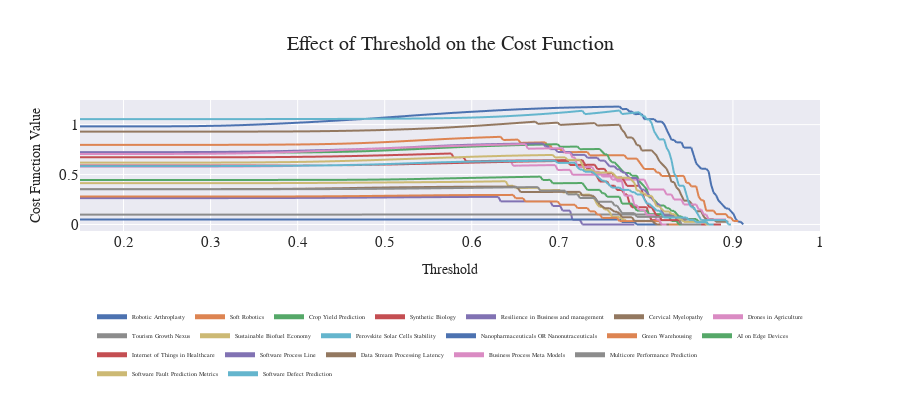

The notebook cell this image was saved under:
### Code cell
# cost function to maximize the number of core publications while minimizing the number of publications
def f_beta(inverse_precision, recall, beta=2):
    return (1 + beta**2) * (inverse_precision * recall) / (beta**2 * inverse_precision + recall)

df_plot["f2"] = f_beta(df_plot["n_total_pubs"] / df_plot["n_pubs"], df_plot["n_core_pubs"] / df_plot["total_core_pubs"])
fig = px.line(df_plot, x="threshold", y="f2", color="topic", hover_data=["n_core_pubs", "n_pubs"],
                labels=dict(cost="Cost", threshold="Threshold"),
                title="Effect of Threshold on the Cost Function")
q = df_plot.loc[df_plot.groupby("topic")["f2"].idxmax()][["topic","threshold", "f2", "n_pubs", "n_total_pubs", "n_core_pubs", "total_core_pubs"]].round(3)
print(f"Average Threshold: {q['threshold'].mean():.3f}")
fig.update_layout(**PLOT_CONFIGS, yaxis_title="Cost Function Value")
fig.show()
# fig.write_image("LitQEval-report/pics/threshold-analysis.pdf")
display(q.set_index("topic"))

### Figure 1 — Plotly figure (JSON) as saved in the notebook; plotly's stock layout.template omitted (floating-point values rounded to 4 significant figures; data arrays with more than 128 entries replaced by an {"elided": "..."} marker saying what was removed)
{"data": [{"customdata": {"elided": "300x2 int values"}, "hovertemplate": "topic=Robotic Arthroplasty<br>Threshold=%{x}<br>f2=%{y}<br>n_core_pubs=%{customdata[0]}<br>n_pubs=%{customdata[1]}<extra></extra>", "legendgroup": "Robotic Arthroplasty", "line": {"color": "rgb(76,114,176)", "dash": "solid"}, "marker": {"symbol": "circle"}, "mode": "lines", "name": "Robotic Arthroplasty", "showlegend": true, "type": "scattergl", "x": {"elided": "300 float values"}, "xaxis": "x", "y": {"elided": "300 float values"}, "yaxis": "y"}, {"customdata": {"elided": "300x2 int values"}, "hovertemplate": "topic=Soft Robotics<br>Threshold=%{x}<br>f2=%{y}<br>n_core_pubs=%{customdata[0]}<br>n_pubs=%{customdata[1]}<extra></extra>", "legendgroup": "Soft Robotics", "line": {"color": "rgb(221,132,82)", "dash": "solid"}, "marker": {"symbol": "circle"}, "mode": "lines", "name": "Soft Robotics", "showlegend": true, "type": "scattergl", "x": {"elided": "300 float values"}, "xaxis": "x", "y": {"elided": "300 float values"}, "yaxis": "y"}, {"customdata": {"elided": "300x2 int values"}, "hovertemplate": "topic=Crop Yield Prediction<br>Threshold=%{x}<br>f2=%{y}<br>n_core_pubs=%{customdata[0]}<br>n_pubs=%{customdata[1]}<extra></extra>", "legendgroup": "Crop Yield Prediction", "line": {"color": "rgb(85,168,104)", "dash": "solid"}, "marker": {"symbol": "circle"}, "mode": "lines", "name": "Crop Yield Prediction", "showlegend": true, "type": "scattergl", "x": {"elided": "300 float values"}, "xaxis": "x", "y": {"elided": "300 float values"}, "yaxis": "y"}, {"customdata": {"elided": "300x2 int values"}, "hovertemplate": "topic=Synthetic Biology<br>Threshold=%{x}<br>f2=%{y}<br>n_core_pubs=%{customdata[0]}<br>n_pubs=%{customdata[1]}<extra></extra>", "legendgroup": "Synthetic Biology", "line": {"color": "rgb(196,78,82)", "dash": "solid"}, "marker": {"symbol": "circle"}, "mode": "lines", "name": "Synthetic Biology", "showlegend": true, "type": "scattergl", "x": {"elided": "300 float values"}, "xaxis": "x", "y": {"elided": "300 float values"}, "yaxis": "y"}, {"customdata": {"elided": "300x2 int values"}, "hovertemplate": "topic=Resilience in Business and management<br>Threshold=%{x}<br>f2=%{y}<br>n_core_pubs=%{customdata[0]}<br>n_pubs=%{customdata[1]}<extra></extra>", "legendgroup": "Resilience in Business and management", "line": {"color": "rgb(129,114,179)", "dash": "solid"}, "marker": {"symbol": "circle"}, "mode": "lines", "name": "Resilience in Business and management", "showlegend": true, "type": "scattergl", "x": {"elided": "300 float values"}, "xaxis": "x", "y": {"elided": "300 float values"}, "yaxis": "y"}, {"customdata": {"elided": "300x2 int values"}, "hovertemplate": "topic=Cervical Myelopathy<br>Threshold=%{x}<br>f2=%{y}<br>n_core_pubs=%{customdata[0]}<br>n_pubs=%{customdata[1]}<extra></extra>", "legendgroup": "Cervical Myelopathy", "line": {"color": "rgb(147,120,96)", "dash": "solid"}, "marker": {"symbol": "circle"}, "mode": "lines", "name": "Cervical Myelopathy", "showlegend": true, "type": "scattergl", "x": {"elided": "300 float values"}, "xaxis": "x", "y": {"elided": "300 float values"}, "yaxis": "y"}, {"customdata": {"elided": "300x2 int values"}, "hovertemplate": "topic=Drones in Agriculture<br>Threshold=%{x}<br>f2=%{y}<br>n_core_pubs=%{customdata[0]}<br>n_pubs=%{customdata[1]}<extra></extra>", "legendgroup": "Drones in Agriculture", "line": {"color": "rgb(218,139,195)", "dash": "solid"}, "marker": {"symbol": "circle"}, "mode": "lines", "name": "Drones in Agriculture", "showlegend": true, "type": "scattergl", "x": {"elided": "300 float values"}, "xaxis": "x", "y": {"elided": "300 float values"}, "yaxis": "y"}, {"customdata": {"elided": "300x2 int values"}, "hovertemplate": "topic=Tourism Growth Nexus<br>Threshold=%{x}<br>f2=%{y}<br>n_core_pubs=%{customdata[0]}<br>n_pubs=%{customdata[1]}<extra></extra>", "legendgroup": "Tourism Growth Nexus", "line": {"color": "rgb(140,140,140)", "dash": "solid"}, "marker": {"symbol": "circle"}, "mode": "lines", "name": "Tourism Growth Nexus", "showlegend": true, "type": "scattergl", "x": {"elided": "300 float values"}, "xaxis": "x", "y": {"elided": "300 float values"}, "yaxis": "y"}, {"customdata": {"elided": "300x2 int values"}, "hovertemplate": "topic=Sustainable Biofuel Economy<br>Threshold=%{x}<br>f2=%{y}<br>n_core_pubs=%{customdata[0]}<br>n_pubs=%{customdata[1]}<extra></extra>", "legendgroup": "Sustainable Biofuel Economy", "line": {"color": "rgb(204,185,116)", "dash": "solid"}, "marker": {"symbol": "circle"}, "mode": "lines", "name": "Sustainable Biofuel Economy", "showlegend": true, "type": "scattergl", "x": {"elided": "300 float values"}, "xaxis": "x", "y": {"elided": "300 float values"}, "yaxis": "y"}, {"customdata": {"elided": "300x2 int values"}, "hovertemplate": "topic=Perovskite Solar Cells Stability<br>Threshold=%{x}<br>f2=%{y}<br>n_core_pubs=%{customdata[0]}<br>n_pubs=%{customdata[1]}<extra></extra>", "legendgroup": "Perovskite Solar Cells Stability", "line": {"color": "rgb(100,181,205)", "dash": "solid"}, "marker": {"symbol": "circle"}, "mode": "lines", "name": "Perovskite Solar Cells Stability", "showlegend": true, "type": "scattergl", "x": {"elided": "300 float values"}, "xaxis": "x", "y": {"elided": "300 float values"}, "yaxis": "y"}, {"customdata": {"elided": "300x2 int values"}, "hovertemplate": "topic=Nanopharmaceuticals OR Nanonutraceuticals<br>Threshold=%{x}<br>f2=%{y}<br>n_core_pubs=%{customdata[0]}<br>n_pubs=%{customdata[1]}<extra></extra>", "legendgroup": "Nanopharmaceuticals OR Nanonutraceuticals", "line": {"color": "rgb(76,114,176)", "dash": "solid"}, "marker": {"symbol": "circle"}, "mode": "lines", "name": "Nanopharmaceuticals OR Nanonutraceuticals", "showlegend": true, "type": "scattergl", "x": {"elided": "300 float values"}, "xaxis": "x", "y": {"elided": "300 float values"}, "yaxis": "y"}, {"customdata": {"elided": "300x2 int values"}, "hovertemplate": "topic=Green Warehousing<br>Threshold=%{x}<br>f2=%{y}<br>n_core_pubs=%{customdata[0]}<br>n_pubs=%{customdata[1]}<extra></extra>", "legendgroup": "Green Warehousing", "line": {"color": "rgb(221,132,82)", "dash": "solid"}, "marker": {"symbol": "circle"}, "mode": "lines", "name": "Green Warehousing", "showlegend": true, "type": "scattergl", "x": {"elided": "300 float values"}, "xaxis": "x", "y": {"elided": "300 float values"}, "yaxis": "y"}, {"customdata": {"elided": "300x2 int values"}, "hovertemplate": "topic=AI on Edge Devices<br>Threshold=%{x}<br>f2=%{y}<br>n_core_pubs=%{customdata[0]}<br>n_pubs=%{customdata[1]}<extra></extra>", "legendgroup": "AI on Edge Devices", "line": {"color": "rgb(85,168,104)", "dash": "solid"}, "marker": {"symbol": "circle"}, "mode": "lines", "name": "AI on Edge Devices", "showlegend": true, "type": "scattergl", "x": {"elided": "300 float values"}, "xaxis": "x", "y": {"elided": "300 float values"}, "yaxis": "y"}, {"customdata": {"elided": "300x2 int values"}, "hovertemplate": "topic=Internet of Things in Healthcare<br>Threshold=%{x}<br>f2=%{y}<br>n_core_pubs=%{customdata[0]}<br>n_pubs=%{customdata[1]}<extra></extra>", "legendgroup": "Internet of Things in Healthcare", "line": {"color": "rgb(196,78,82)", "dash": "solid"}, "marker": {"symbol": "circle"}, "mode": "lines", "name": "Internet of Things in Healthcare", "showlegend": true, "type": "scattergl", "x": {"elided": "300 float values"}, "xaxis": "x", "y": {"elided": "300 float values"}, "yaxis": "y"}, {"customdata": {"elided": "300x2 int values"}, "hovertemplate": "topic=Software Process Line<br>Threshold=%{x}<br>f2=%{y}<br>n_core_pubs=%{customdata[0]}<br>n_pubs=%{customdata[1]}<extra></extra>", "legendgroup": "Software Process Line", "line": {"color": "rgb(129,114,179)", "dash": "solid"}, "marker": {"symbol": "circle"}, "mode": "lines", "name": "Software Process Line", "showlegend": true, "type": "scattergl", "x": {"elided": "300 float values"}, "xaxis": "x", "y": {"elided": "300 float values"}, "yaxis": "y"}, {"customdata": {"elided": "300x2 int values"}, "hovertemplate": "topic=Data Stream Processing Latency<br>Threshold=%{x}<br>f2=%{y}<br>n_core_pubs=%{customdata[0]}<br>n_pubs=%{customdata[1]}<extra></extra>", "legendgroup": "Data Stream Processing Latency", "line": {"color": "rgb(147,120,96)", "dash": "solid"}, "marker": {"symbol": "circle"}, "mode": "lines", "name": "Data Stream Processing Latency", "showlegend": true, "type": "scattergl", "x": {"elided": "300 float values"}, "xaxis": "x", "y": {"elided": "300 float values"}, "yaxis": "y"}, {"customdata": {"elided": "300x2 int values"}, "hovertemplate": "topic=Business Process Meta Models<br>Threshold=%{x}<br>f2=%{y}<br>n_core_pubs=%{customdata[0]}<br>n_pubs=%{customdata[1]}<extra></extra>", "legendgroup": "Business Process Meta Models", "line": {"color": "rgb(218,139,195)", "dash": "solid"}, "marker": {"symbol": "circle"}, "mode": "lines", "name": "Business Process Meta Models", "showlegend": true, "type": "scattergl", "x": {"elided": "300 float values"}, "xaxis": "x", "y": {"elided": "300 float values"}, "yaxis": "y"}, {"customdata": {"elided": "300x2 int values"}, "hovertemplate": "topic=Multicore Performance Prediction<br>Threshold=%{x}<br>f2=%{y}<br>n_core_pubs=%{customdata[0]}<br>n_pubs=%{customdata[1]}<extra></extra>", "legendgroup": "Multicore Performance Prediction", "line": {"color": "rgb(140,140,140)", "dash": "solid"}, "marker": {"symbol": "circle"}, "mode": "lines", "name": "Multicore Performance Prediction", "showlegend": true, "type": "scattergl", "x": {"elided": "300 float values"}, "xaxis": "x", "y": {"elided": "300 float values"}, "yaxis": "y"}, {"customdata": {"elided": "300x2 int values"}, "hovertemplate": "topic=Software Fault Prediction Metrics<br>Threshold=%{x}<br>f2=%{y}<br>n_core_pubs=%{customdata[0]}<br>n_pubs=%{customdata[1]}<extra></extra>", "legendgroup": "Software Fault Prediction Metrics", "line": {"color": "rgb(204,185,116)", "dash": "solid"}, "marker": {"symbol": "circle"}, "mode": "lines", "name": "Software Fault Prediction Metrics", "showlegend": true, "type": "scattergl", "x": {"elided": "300 float values"}, "xaxis": "x", "y": {"elided": "300 float values"}, "yaxis": "y"}, {"customdata": {"elided": "300x2 int values"}, "hovertemplate": "topic=Software Defect Prediction<br>Threshold=%{x}<br>f2=%{y}<br>n_core_pubs=%{customdata[0]}<br>n_pubs=%{customdata[1]}<extra></extra>", "legendgroup": "Software Defect Prediction", "line": {"color": "rgb(100,181,205)", "dash": "solid"}, "marker": {"symbol": "circle"}, "mode": "lines", "name": "Software Defect Prediction", "showlegend": true, "type": "scattergl", "x": {"elided": "300 float values"}, "xaxis": "x", "y": {"elided": "300 float values"}, "yaxis": "y"}], "layout": {"font": {"family": "Modern Computer"}, "height": 400, "legend": {"font": {"size": 6}, "itemsizing": "constant", "orientation": "h", "title": {"text": ""}, "tracegroupgap": 0, "x": 0.5, "xanchor": "center", "y": -1.2, "yanchor": "bottom"}, "showlegend": true, "title": {"font": {"family": "Modern Computer", "size": 20}, "text": "Effect of Threshold on the Cost Function", "x": 0.5}, "xaxis": {"anchor": "y", "domain": [0, 1], "tickfont": {"size": 15}, "title": {"text": "Threshold"}}, "yaxis": {"anchor": "x", "domain": [0, 1], "tickfont": {"size": 15}, "title": {"text": "Cost Function Value"}}}}
